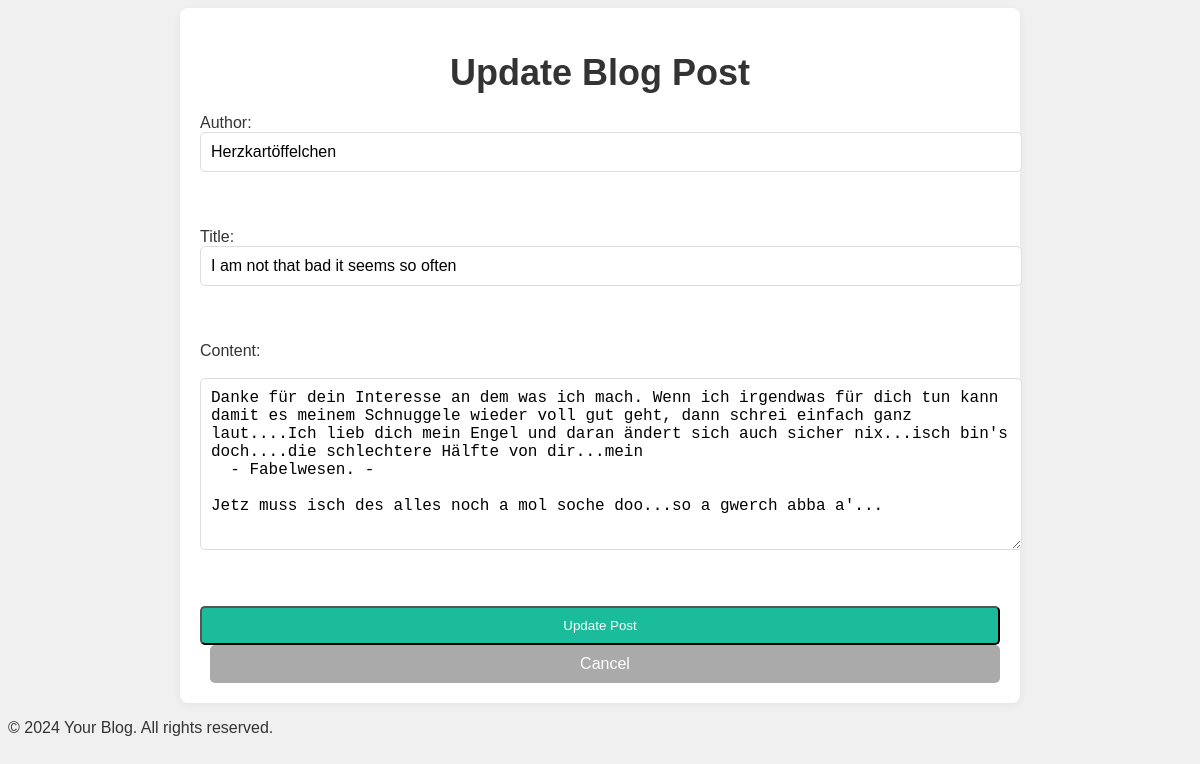
The app's page /update/6 with its own data.
### app.py (models this page shows, shortened)
class BlogPost(db.Model):
    id = db.Column(db.Integer, primary_key=True)
    author = db.Column(db.String(100), nullable=False)
    title = db.Column(db.String(200), nullable=False)
    content = db.Column(db.Text, nullable=False)
    likes = db.Column(db.Integer, default=0)  # Add 'likes' column

### app.py (the view, shortened to what this page needs)
@app.route('/update/<int:id>', methods=['GET', 'POST'])
def update_post(id):
    post = BlogPost.query.get_or_404(id)  # Fetch the blog post by ID
    return render_template('update.html', post=post)

### app.py (called while the page is built)
@app.before_request
def create_tables():
    db.create_all()

### templates/update.html (shortened to what this page needs)
<!DOCTYPE html>
<html lang="en">
<head>
    <link rel="stylesheet" href="{{ url_for('static', filename='style.css') }}">
</head>
<body>
    <div class="container">
        <h1 class="form-header">Update Blog Post</h1>
        <form action="{{ url_for('update_post', id=post.id) }}" method="POST" class="form">
            <label for="author">Author:</label>
            <input type="text" id="author" name="author" required class="input-text" value="{{ post.author }}"><br><br>
            <label for="title">Title:</label>
            <input type="text" id="title" name="title" required class="input-text" value="{{ post.title }}"><br><br>
            <label for="content">Content:</label><br>
            <textarea id="content" name="content" required class="textarea">{{ post.content }}</textarea><br><br>
            <button type="submit" class="btn btn-submit">Update Post</button>
            <a href="{{ url_for('index') }}" class="btn btn-cancel">Cancel</a>
        </form>
    </div>
    <footer>
        <p>&copy; 2024 Your Blog. All rights reserved.</p>
    </footer>
</body>
</html>

### static/style.css (style rules this page uses)
body { font-family: Arial, sans-serif; background-color: #f0f0f0; color: #333; }
h1 { text-align: center; font-size: 36px; margin-bottom: 20px; }
.container { max-width: 800px; margin: 0 auto; padding: 20px; background-color: #FFFFFF; border-radius: 8px; box-shadow: 0px 2px 10px rgba(0, 0, 0, 0.05); }
.form { display: flex; flex-direction: column; }
.input-text, .textarea { width: 100%; padding: 10px; margin-bottom: 20px; border: 1px solid #DDD; border-radius: 5px; font-size: 16px; }
.textarea { height: 150px; }
.btn { background-color: #3498DB; color: #FFF; padding: 10px 20px; text-decoration: none; border-radius: 5px; text-align: center; display: inline-block; transition: background-color 0.3s ease; cursor: pointer; }
.btn-submit { background-color: #1abc9c; color: white; }
.btn-cancel { background-color: #aaa; color: #fff; margin-left: 10px; text-decoration: none; }

### records on screen
BlogPost: author "Herzkartöffelchen", title "I am not that bad it seems so often", content "Danke für dein Interesse an dem was ich mach. Wenn ich irgendwas für dich tun kann damit es meinem Schnuggele wieder voll gut geht, dann schrei einfach ganz laut....Ich lieb dich mein Engel und daran ändert sich auch sicher nix...isch bin's doch....die schlechtere Hälfte von dir...mein - Fabelwesen. - Jetz muss isch des alles noch a mol soche doo...so a gwerch abba a'..."
